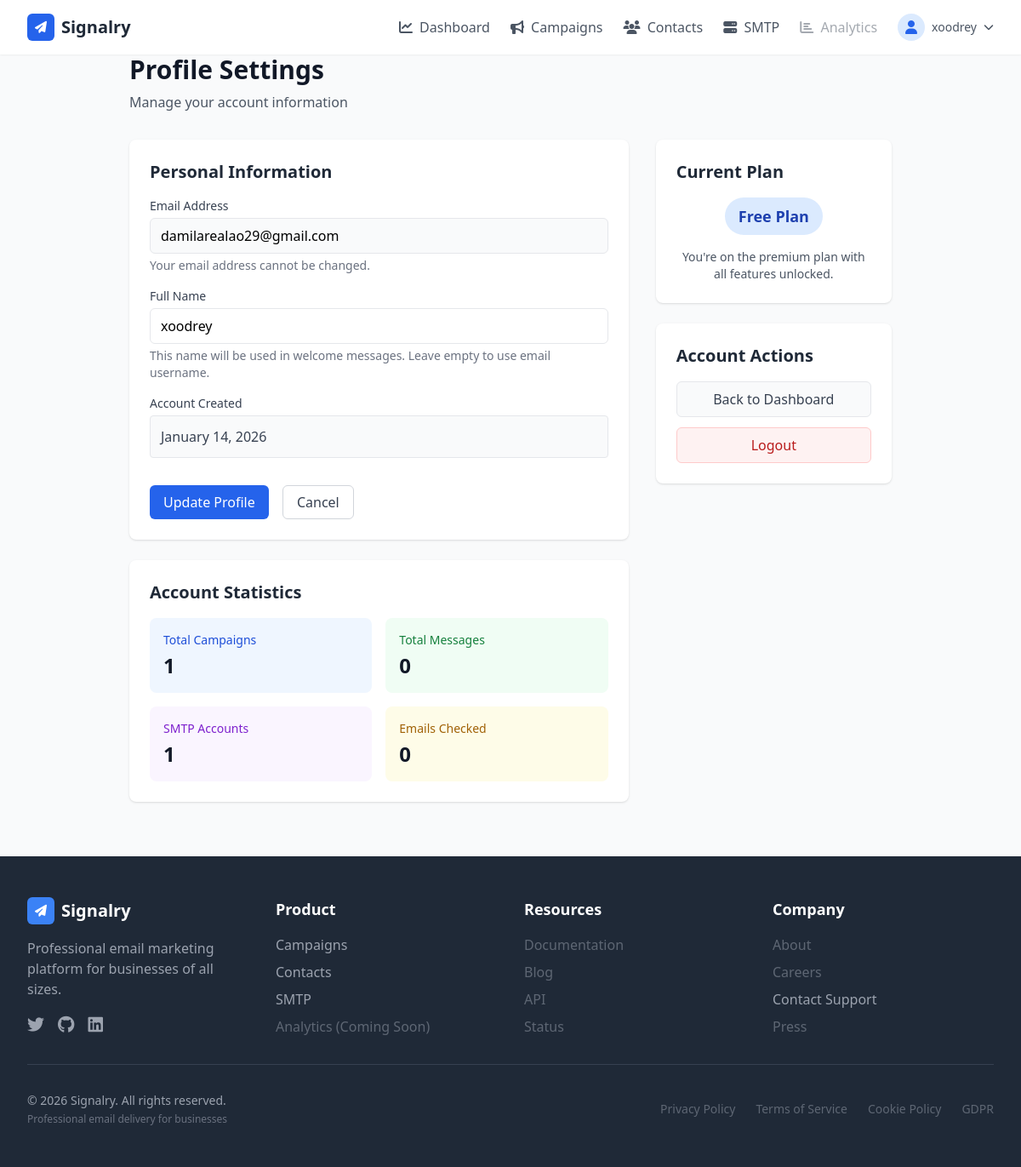
Before: /profile/ (signed in) with the older database file.
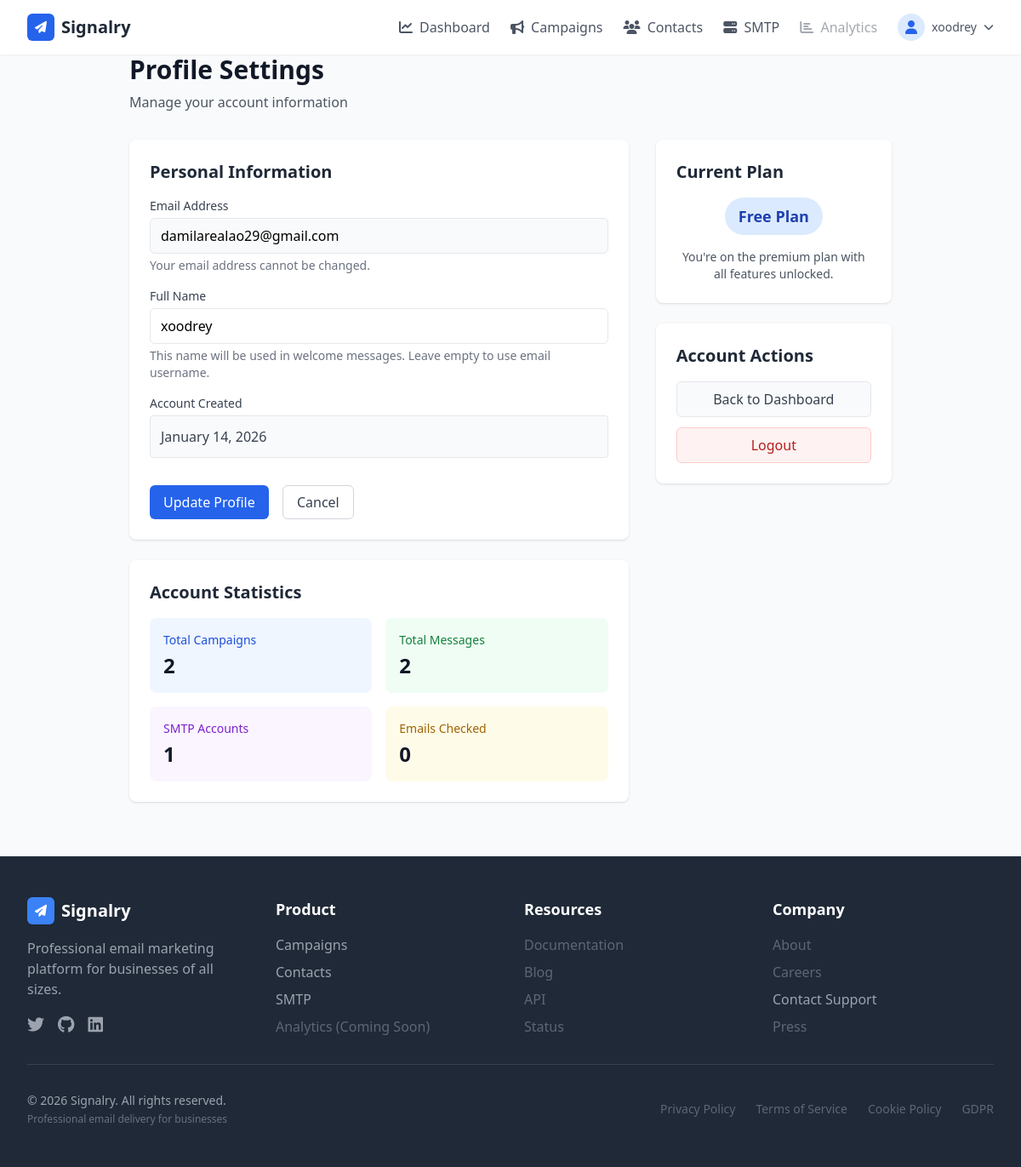
After: the same page with the newer database file.
### analytics/models.py (models this page shows, shortened)
class UserAnalytics(models.Model):
    user = models.OneToOneField(User, on_delete=models.CASCADE, related_name="analytics")
    total_campaigns = models.PositiveIntegerField(default=0)
    active_campaigns = models.PositiveIntegerField(default=0)
    total_messages = models.PositiveIntegerField(default=0)
    average_message_opens = models.FloatField(default=0.0)
    smtp_active_accounts = models.PositiveIntegerField(default=0)
    smtp_failed_accounts = models.PositiveIntegerField(default=0)
    domains_checked = models.PositiveIntegerField(default=0)
    emails_checked = models.PositiveIntegerField(default=0)
    created_at = models.DateTimeField(auto_now_add=True)
    updated_at = models.DateTimeField(auto_now=True)
    class Meta:
        verbose_name_plural = "User Analytics"  # ADD THIS LINE

### users/views.py (the view, shortened to what this page needs)
# urls.py: path('profile/', views.ProfileEditView.as_view(), name='profile_edit'),  # CORRECT: profile_edit with underscore
class ProfileEditView(LoginRequiredMixin, View):
    template_name = 'core/users/profile_edit.html'
    def get(self, request, *args, **kwargs):
        form = ProfileUpdateForm(instance=request.user)
        context = self.get_context_data()
        context['form'] = form
        return render(request, self.template_name, context)
    def get_context_data(self, **kwargs):
        user = self.request.user
        context = {
            'user': user,
        }
        try:
            from analytics.models import UserAnalytics
            context['user_analytics'] = user.analytics
        except (ImportError, AttributeError):
            context['user_analytics'] = None
        try:
            from plans.models import Plan
            context['current_plan'] = user.current_plan
        except (ImportError, AttributeError):
            context['current_plan'] = None
        return context

### users/forms.py (shortened to what this page needs)
class ProfileUpdateForm(forms.ModelForm):
    email_display = forms.CharField(
        required=False,
        widget=forms.TextInput(attrs={
            'class': 'w-full px-3 py-2 border rounded-md bg-gray-50',
            'readonly': 'readonly',
            'placeholder': 'Email address'
        }),
        label=_('Email Address'),
        help_text=_('Your email address cannot be changed.')
    )
    full_name = forms.CharField(
        max_length=255,
        required=False,
        widget=forms.TextInput(attrs={
            'class': 'w-full px-3 py-2 border rounded-md',
            'placeholder': 'Enter your full name'
        }),
        help_text=_('Your name will be used in welcome messages.')
    )
    class Meta:
        model = User
        fields = ['full_name']
    def __init__(self, *args, **kwargs):
        super().__init__(*args, **kwargs)
        if self.instance and self.instance.email:
            self.fields['email_display'].initial = self.instance.email
        self.fields['email_display'].disabled = True

### users/models.py (called while the page is built)
    @property
    def current_plan(self):
        return self.plans.last()  # 'plans' is the related_name in Plan model

### core/templates/core/users/profile_edit.html (shortened to what the changed rows need)
{% extends "core/base.html" %}
{% block content %}
<div class="max-w-4xl mx-auto">
    <div class="mb-8">
        <h1 class="text-3xl font-bold text-gray-900">Profile Settings</h1>
    </div>
    <div class="grid grid-cols-1 lg:grid-cols-3 gap-8">
        <div class="lg:col-span-2 space-y-6">
            <div class="bg-white rounded-lg shadow p-6">
                <h2 class="text-xl font-semibold text-gray-800 mb-4">Personal Information</h2>
            </div>
            <div class="bg-white rounded-lg shadow p-6">
                <h2 class="text-xl font-semibold text-gray-800 mb-4">Account Statistics</h2>
                <div class="grid grid-cols-2 gap-4">
                    <div class="p-4 bg-blue-50 rounded-lg">
                        <p class="text-sm font-medium text-blue-700">Total Campaigns</p>
                        <p class="text-2xl font-bold text-gray-900 mt-1">
                            {{ user_analytics.total_campaigns|default:"0" }}
                        </p>
                    </div>
                    <div class="p-4 bg-green-50 rounded-lg">
                        <p class="text-sm font-medium text-green-700">Total Messages</p>
                        <p class="text-2xl font-bold text-gray-900 mt-1">
                            {{ user_analytics.total_messages|default:"0" }}
                        </p>
                    </div>
                    <div class="p-4 bg-purple-50 rounded-lg">
                        <p class="text-sm font-medium text-purple-700">SMTP Accounts</p>
                        <p class="text-2xl font-bold text-gray-900 mt-1">
                            {{ user_analytics.smtp_active_accounts|default:"0" }}
                        </p>
                    </div>
                    <div class="p-4 bg-yellow-50 rounded-lg">
                        <p class="text-sm font-medium text-yellow-700">Emails Checked</p>
                        <p class="text-2xl font-bold text-gray-900 mt-1">
                            {{ user_analytics.emails_checked|default:"0" }}
                        </p>
                    </div>
                </div>
            </div>
        </div>
        <div class="space-y-6">
            <div class="bg-white rounded-lg shadow p-6">
                <h2 class="text-xl font-semibold text-gray-800 mb-4">Current Plan</h2>
            </div>
            <div class="bg-white rounded-lg shadow p-6">
                <h2 class="text-xl font-semibold text-gray-800 mb-4">Account Actions</h2>
            </div>
        </div>
    </div>
</div>
{% endblock %}

Changed rows visible on the page:
changed UserAnalytics: total_campaigns "1" → "2"; total_messages "0" → "2"
